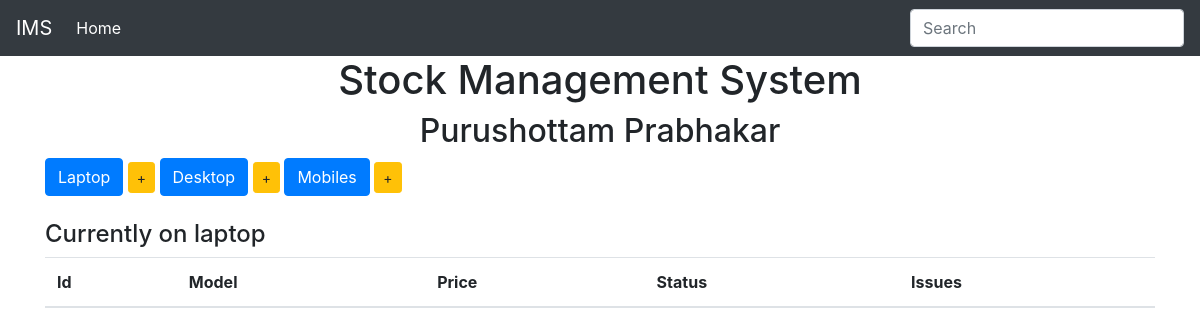
Before: /display_laptops with the older database file.
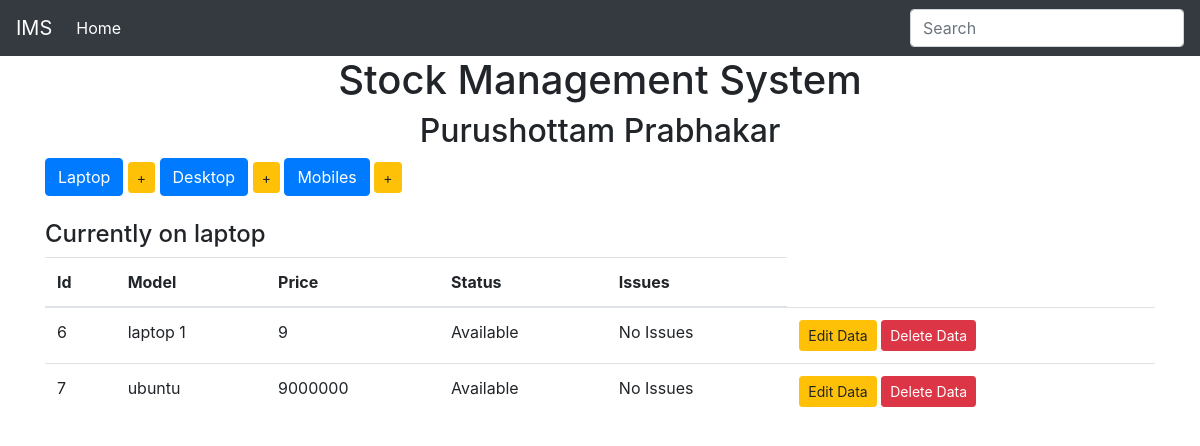
After: the same page with the newer database file.
### inventory/models.py (models this page shows, shortened)
class Device(models.Model):
	Type=models.CharField(max_length=100, blank=False)
	price=models.IntegerField()
	choices=(
		('Available','Item ready to be Purchace'),
		('Sold','Sold'),
		('Restore','Item restore in few days'),
		)
	status=models.CharField(max_length=10, choices =choices,default="Sold")
	issues=models.CharField(max_length=100,default="No Issues")
	class Meta:
		abstract=True

class Laptop(Device):
	pass

### inventory/views.py (the view)
# urls.py: url(r'^display_laptops$',display_laptops,name='display_laptops'),
def display_laptops(request):
	items = Laptop.objects.all()
	context={
		'items':items,
		'header': 'laptop',
	}
	return render(request,'index.html',context) #3 aurgument in render

### inventory/templates/index.html
{% extends 'base.html'%}
{% block body %}
<div class="button-group">
	 <h1>Stock Management System</h1>
      <h2>Purushottam Prabhakar </h2>
	<a href="{% url 'display_laptops' %}" class="btn btn-primary btn-md" role="button">Laptop</a>
	<a href="{% url 'add_laptop' %}" class="btn btn-warning btn-sm" role="button"> +</a>
	<a href="{% url 'display_Desktops' %}" class="btn btn-primary btn-md" role="button">Desktop</a>
	<a href="{% url 'add_desktop' %}" class="btn btn-warning btn-sm" role="button"> +</a>
	<a href="{% url 'display_Mobiles' %}" class="btn btn-primary btn-md" role="button">Mobiles</a>
	<a href="{% url 'add_mobile' %}" class="btn btn-warning btn-sm" role="button"> +</a>
</div>
<br>
<h4>Currently on {{ header }}</h4>
<table class="table table-hover">
	 <thead>
	 	<tr>
	 		<th>Id</th>
	 		<th>Model</th>
	 		<th>Price</th>
	 		<th>Status</th>
	 		<th>Issues</th>
	 	</tr>
	 </thead>
	 <tbody>
	 	{% for item in items %}
	 	<tr>
	 	<td>{{item.pk}}</td>
	 	<td>{{item.Type}}</td>
	 	<td>{{item.price}}</td>
	 	<td>{{item.status}}</td>
	 	<td>{{item.issues}}</td>
	 	{% if header|lower == "laptop" %}
	 	<td>
	 		<a href="{%  url 'edit_laptop' item.pk %}" class="btn btn-warning btn-sm" role="button">Edit Data</a>
	 		<a href="{%  url 'delete_laptop' item.pk %}" class="btn btn-danger btn-sm" role="button">Delete Data</a>
	 	</td>
	 	{% elif header|lower == "Desktop" %}
	 	<td>
	 		<a href="{%  url 'edit_desktop' item.pk %}" class="btn btn-warning btn-sm" role="button">Edit Data</a>
	 		<a href="{%  url 'delete_desktop' item.pk %}" class="btn btn-danger btn-sm" role="button">Delete Data</a>
	 	</td>
	 	{% else %}
	 	<td>
	 		<a href="{%  url 'edit_mobile' item.pk %}" class="btn btn-warning btn-sm" role="button">Edit Data</a>
	 		<a href="{%  url 'delete_mobile' item.pk %}" class="btn btn-danger btn-sm" role="button">Delete Data</a>
	 	</td>
	 	{% endif %}
	 	</tr>
	 	{%endfor%}
	 </tbody>
</table>
{% endblock%}

Changed rows visible on the page:
added Laptop: pk "6", Type "laptop 1", price "9", status "Available", issues "No Issues"
added Laptop: pk "7", Type "ubuntu", price "9000000", status "Available", issues "No Issues"
